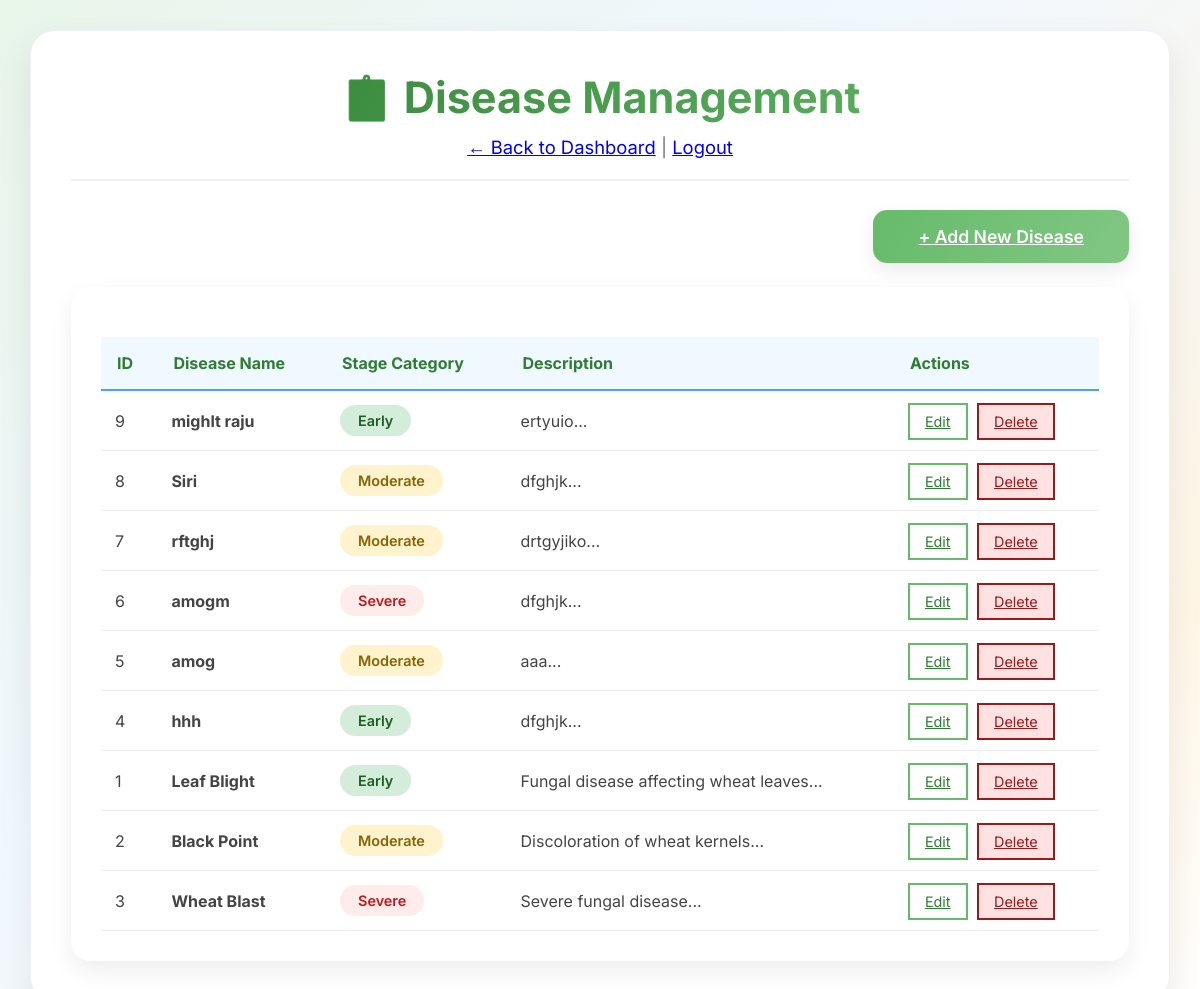
The page /admin/diseases (signed in) on the database as committed earlier.
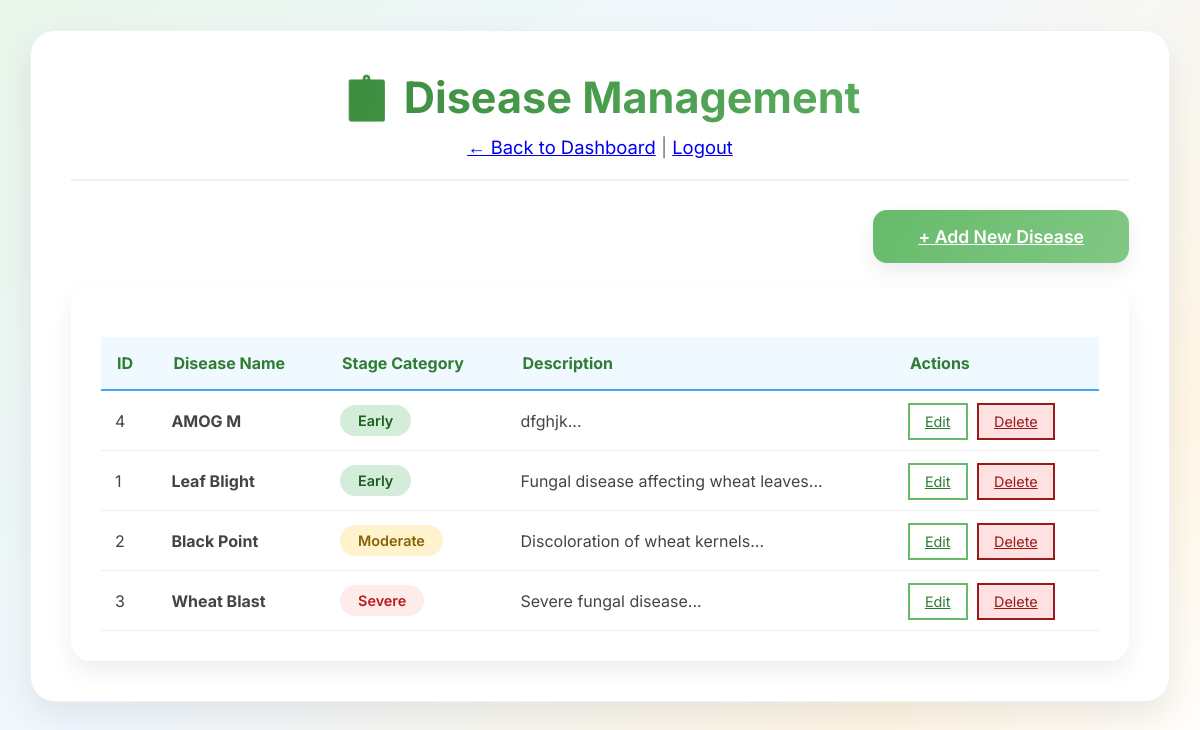
The same page on the database as committed later.
### tables this page shows
CREATE TABLE diseases
                 (id INTEGER PRIMARY KEY AUTOINCREMENT,
                  name TEXT UNIQUE NOT NULL,
                  description TEXT,
                  symptoms TEXT,
                  causes TEXT,
                  treatment TEXT,
                  prevention TEXT,
                  stage_category TEXT,
                  images TEXT,
                  created_at TIMESTAMP DEFAULT CURRENT_TIMESTAMP);

### routes/admin.py (the view)
@admin_bp.route('/diseases')
def manage_diseases():
    if not session.get('logged_in') or session.get('user_role') != 'admin':
        return redirect(url_for('auth.login'))
    conn = sqlite3.connect('database.db')
    c = conn.cursor()
    c.execute("SELECT * FROM diseases ORDER BY created_at DESC")
    diseases = c.fetchall()
    conn.close()
    return render_template('admin/diseases.html', diseases=diseases)

### templates/admin/diseases.html (shortened to what this page needs)
<!DOCTYPE html>
<html lang="en">
<head>
    <link rel="stylesheet" href="{{ url_for('static', filename='css/style.css') }}">
</head>
<body>
    <div class="container">
        <div class="header">
            <h1>📋 Disease Management</h1>
            <p><a href="{{ url_for('admin.dashboard') }}">← Back to Dashboard</a> | <a href="{{ url_for('auth.logout') }}">Logout</a></p>
        </div>
        <div style="text-align: right; margin-bottom: 30px;">
            <a href="{{ url_for('admin.add_disease') }}" class="btn">+ Add New Disease</a>
        </div>
        <div class="table-container">
            <table>
                <thead>
                    <tr>
                        <th>ID</th>
                        <th>Disease Name</th>
                        <th>Stage Category</th>
                        <th>Description</th>
                        <th>Actions</th>
                    </tr>
                </thead>
                <tbody>
                    {% for disease in diseases %}
                    <tr>
                        <td>{{ disease[0] }}</td>
                        <td><strong>{{ disease[1] }}</strong></td>
                        <td>
                            <span class="stage-badge
                                {% if disease[7] == 'Early' %}stage-early
                                {% elif disease[7] == 'Moderate' %}stage-moderate
                                {% elif disease[7] == 'Severe' %}stage-severe
                                {% endif %}">
                                {{ disease[7] }}
                            </span>
                        </td>
                        <td>{{ disease[2][:100] }}...</td>
                        <td>
                            <a href="{{ url_for('admin.edit_disease', id=disease[0]) }}" class="btn-secondary" style="padding: 8px 15px; font-size: 0.9em; margin-right: 5px;">Edit</a>
                            <a href="{{ url_for('admin.delete_disease', id=disease[0]) }}" class="btn-secondary" style="padding: 8px 15px; font-size: 0.9em; background: #fee2e2; color: #991b1b; border-color: #991b1b;" onclick="return confirm('Are you sure?')">Delete</a>
                        </td>
                    </tr>
                    {% endfor %}
                </tbody>
            </table>
        </div>
    </div>
</body>
</html>

Rows that differ between the two databases and show on the page:
removed diseases: id "9", name "mighlt raju", stage_category "Early", description "ertyuio"
removed diseases: id "8", name "Siri", stage_category "Moderate", description "dfghjk"
removed diseases: id "7", name "rftghj", stage_category "Moderate", description "drtgyjiko"
removed diseases: id "6", name "amogm", stage_category "Severe", description "dfghjk"
removed diseases: id "5", name "amog", stage_category "Moderate", description "aaa"
changed diseases "dfghjk": name "hhh" → "AMOG M"
